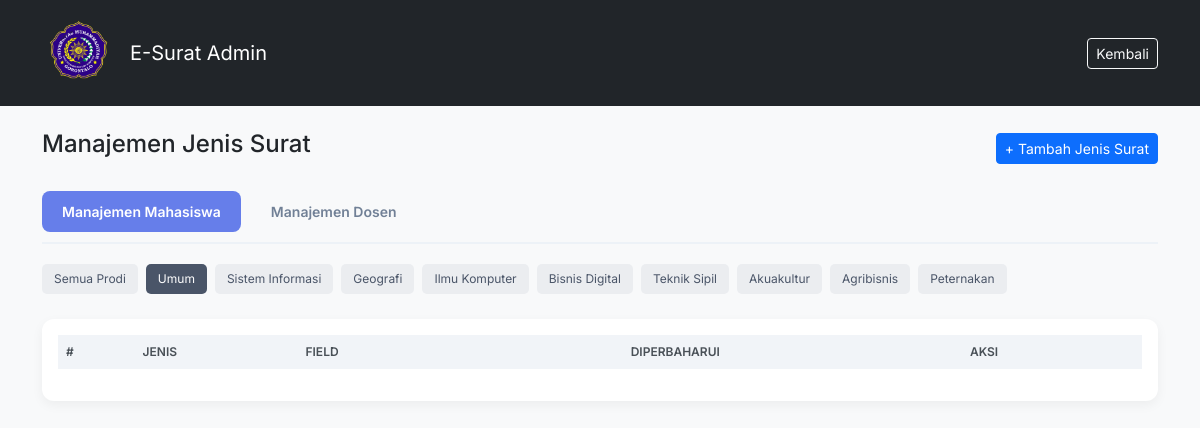
The app's page /admin_master_surat.php (signed in), older data.
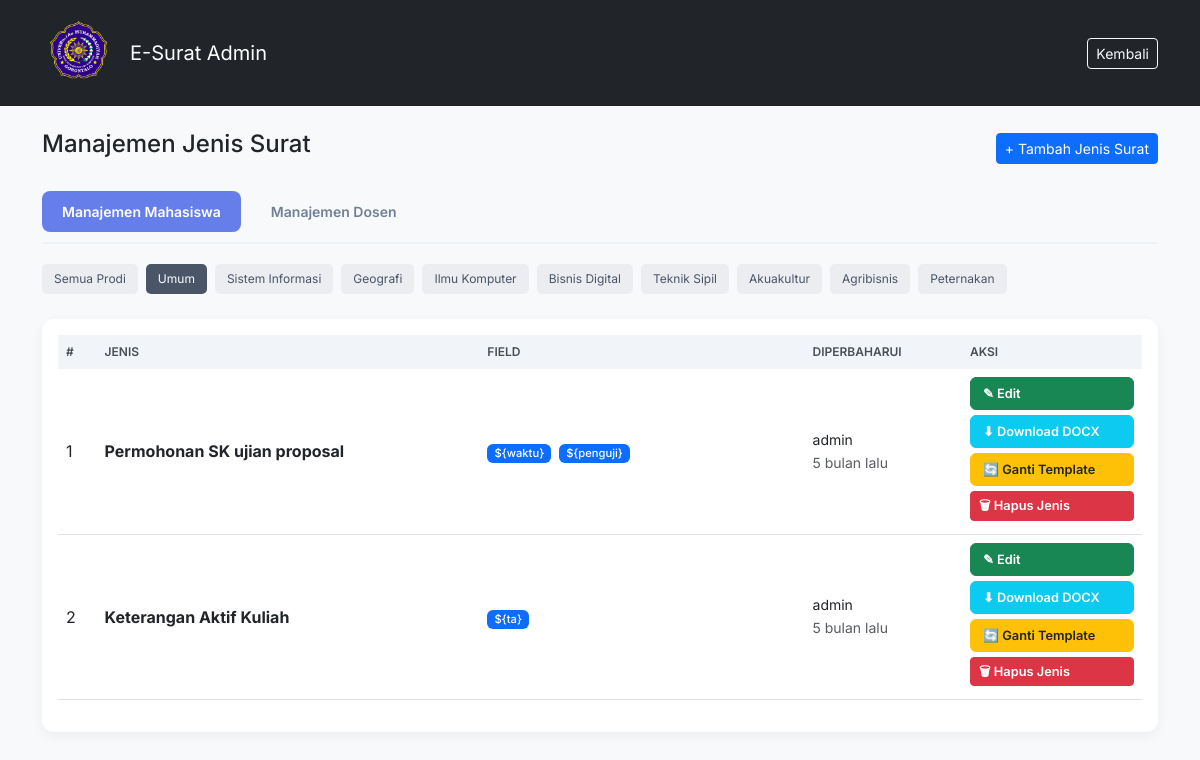
The same page, newer data.
### tables this page shows
CREATE TABLE IF NOT EXISTS master_surat_jenis (
    id INT AUTO_INCREMENT PRIMARY KEY,
    nama_surat VARCHAR(255) NOT NULL,
    prodi VARCHAR(100) DEFAULT 'Umum',
    format_nomor VARCHAR(255) NOT NULL,
    file_template VARCHAR(255) NOT NULL,
    variabel_tambahan TEXT,
    updated_by VARCHAR(100),
    updated_at TIMESTAMP DEFAULT CURRENT_TIMESTAMP ON UPDATE CURRENT_TIMESTAMP
);

### admin_master_surat.php (the view, shortened to what this page needs)
<?php
include 'koneksi.php';
function time_ago($timestamp) {
    $time_ago = strtotime($timestamp);
    $current_time = time();
    $time_difference = $current_time - $time_ago;
    $seconds = $time_difference;
    $minutes = round($seconds / 60);
    $hours   = round($seconds / 3600);
    $days    = round($seconds / 86400);
    $months  = round($seconds / 2629440);
    $years   = round($seconds / 31553280);
    if($seconds <= 60) return "baru saja";
    else if($minutes <= 60) return "$minutes menit lalu";
    else if($hours <= 24) return "$hours jam lalu";
    else if($days <= 30) return "$days hari lalu";
    else if($months <= 12) return "$months bulan lalu";
    else return "$years tahun lalu";
}
$view = isset($_GET['view']) ? $_GET['view'] : 'mahasiswa';
$prodi_active = isset($_GET['prodi']) ? $_GET['prodi'] : 'Umum';
$list_prodi = ['Umum', 'Sistem Informasi', 'Geografi', 'Ilmu Komputer', 'Bisnis Digital', 'Teknik Sipil', 'Akuakultur', 'Agribisnis', 'Peternakan'];
$query = false;
if ($view == 'dosen') {
    $stmt_q = mysqli_prepare($koneksi, "SELECT * FROM master_surat_jenis WHERE prodi = 'Dosen' ORDER BY id ASC");
    if ($stmt_q) { mysqli_stmt_execute($stmt_q); $query = mysqli_stmt_get_result($stmt_q); }
} else {
    if ($prodi_active != 'Semua') {
        $stmt_q = mysqli_prepare($koneksi, "SELECT * FROM master_surat_jenis WHERE prodi = ? ORDER BY id ASC");
        if ($stmt_q) { mysqli_stmt_bind_param($stmt_q, "s", $prodi_active); mysqli_stmt_execute($stmt_q); $query = mysqli_stmt_get_result($stmt_q); }
    } else {
        $stmt_q = mysqli_prepare($koneksi, "SELECT * FROM master_surat_jenis WHERE prodi != 'Dosen' ORDER BY id ASC");
        if ($stmt_q) { mysqli_stmt_execute($stmt_q); $query = mysqli_stmt_get_result($stmt_q); }
    }
}
?>
<!DOCTYPE html>
<html lang="id">
<head>
    <link href="https://cdn.jsdelivr.net/npm/bootstrap@5.3.0/dist/css/bootstrap.min.css" rel="stylesheet">
</head>
<body>
<nav class="navbar navbar-dark bg-dark mb-4">
    <div class="container">
        <a href="dashboard_admin.php" class="navbar-brand d-flex align-items-center">
            <img src="logo/logo.png" alt="Logo" width="80" height="80" class="d-inline-block me-2">
            E-Surat Admin
        </a>
        <a href="dashboard_admin.php" class="btn btn-outline-light btn-sm">Kembali</a>
    </div>
</nav>
<div class="container pb-5">
    <div class="d-flex justify-content-between align-items-center mb-4">
        <h4>Manajemen Jenis Surat</h4>
        <button class="btn btn-primary btn-sm" data-bs-toggle="modal" data-bs-target="#tambahModal">+ Tambah Jenis Surat</button>
    </div>
    <div class="nav-tabs">
        <div class="tab-links">
            <a href="admin_master_surat.php?view=mahasiswa" class="<?= $view=='mahasiswa'?'active':'' ?>">Manajemen Mahasiswa</a>
            <a href="admin_master_surat.php?view=dosen" class="<?= $view=='dosen'?'active':'' ?>">Manajemen Dosen</a>
        </div>
    </div>
    <?php if($view == 'mahasiswa'): ?>
    <div class="prodi-filter">
        <a href="admin_master_surat.php?view=mahasiswa&prodi=Semua" class="<?= $prodi_active=='Semua'?'active':'' ?>">Semua Prodi</a>
        <?php foreach($list_prodi as $p): ?>
            <a href="admin_master_surat.php?view=mahasiswa&prodi=<?= urlencode($p) ?>" class="<?= $prodi_active==$p?'active':'' ?>"><?= $p ?></a>
        <?php endforeach; ?>
    </div>
    <?php endif; ?>
    <div class="card p-3">
        <div class="table-responsive">
            <table class="table table-hover align-middle">
                <thead>
                    <tr>
                        <th>#</th>
                        <th>Jenis</th>
                        <th style="width: 30%;">Field</th>
                        <th>Diperbaharui</th>
                        <th style="width: 180px;">Aksi</th>
                    </tr>
                </thead>
                <tbody>
                    <?php $no=1; if ($query) while($row = mysqli_fetch_assoc($query)): ?>
                    <tr>
                        <td><?= $no++; ?></td>
                        <td>
                            <div class="fw-bold"><?= htmlspecialchars($row['nama_surat']) ?></div>
                        </td>
                        <td>
                            <?php if(!empty($row['variabel_tambahan']) || $row['require_berkas']): ?>
                                <?php foreach(explode(',', $row['variabel_tambahan']) as $vt): ?>
                                    <span class="badge bg-primary badge-variable"><?= trim($vt) ?></span>
                                <?php endforeach; ?>
                            <?php else: ?>
                                <small class="text-muted">-</small>
                            <?php endif; ?>
                        </td>
                        <td>
                            <small class="d-block text-dark"><?= htmlspecialchars($row['updated_by']) ?></small>
                            <small class="text-muted"><?= time_ago($row['updated_at']) ?></small>
                        </td>
                        <td class="btn-stack">
                            <a href="edit_master_surat.php?id=<?= (int)$row['id'] ?>" class="btn btn-success">✎ Edit</a>
                            <a href="templates/<?= htmlspecialchars(basename($row['file_template']), ENT_QUOTES, 'UTF-8') ?>" class="btn btn-info text-white" download>⬇ Download DOCX</a>
                            <button class="btn btn-warning text-dark"
                                    onclick="openUploadModal(<?= (int)$row['id'] ?>, '<?= htmlspecialchars($row['nama_surat'], ENT_QUOTES, 'UTF-8') ?>')">
                                🔄 Ganti Template
                            </button>
                            <form action="proses_master_surat.php" method="POST" onsubmit="return confirm('Yakin ingin menghapus jenis surat ini?');" style="display:inline;">
                                <button type="submit" class="btn btn-danger btn-sm mt-1" style="width: 100%; text-align: left;">🗑 Hapus Jenis</button>
                            </form>
                        </td>
                    </tr>
                    <?php endwhile; ?>
                </tbody>
            </table>
        </div>
    </div>
</div>
</body>
</html>

### admin_master_surat.php (style rules this page uses)
body { font-family: 'Inter', sans-serif; background-color: #f8f9fa; }
.card { border: none; border-radius: 12px; box-shadow: 0 4px 12px rgba(0,0,0,0.05); }
.table thead th { background-color: #f1f4f8; color: #495057; font-weight: 600; text-transform: uppercase; font-size: 0.75rem; border: none; }
.badge-variable { font-size: 0.7rem; font-weight: 500; margin-right: 3px; }
.btn-stack .btn { display: block; width: 100%; margin-bottom: 5px; font-size: 0.8rem; font-weight: 600; text-align: left; }
.nav-tabs { display: flex; justify-content: space-between; align-items: center; margin-bottom: 20px; border-bottom: 2px solid #edf2f7; padding-bottom: 10px; }
.tab-links { display: flex; gap: 10px; }
.tab-links a { padding: 10px 20px; text-decoration: none; color: #718096; border-radius: 8px; font-weight: 600; transition: 0.3s; font-size: 14px; }
.tab-links a.active { background: #667eea; color: white; }
.prodi-filter { display: flex; flex-wrap: wrap; gap: 8px; margin-bottom: 25px; }
.prodi-filter a { font-size: 12px; padding: 6px 12px; background: #ebedf0; color: #4a5568; text-decoration: none; border-radius: 5px; }
.prodi-filter a.active { background: #4a5568; color: white; }

Row changes from the older to the newer data that the page shows:
added master_surat_jenis: nama_surat "Permohonan SK ujian proposal", variabel_tambahan "${waktu}", variabel_tambahan "${penguji}", updated_by "admin", updated_at "5 bulan lalu"
added master_surat_jenis: nama_surat "Keterangan Aktif Kuliah", variabel_tambahan "${ta}", updated_by "admin", updated_at "5 bulan lalu"
